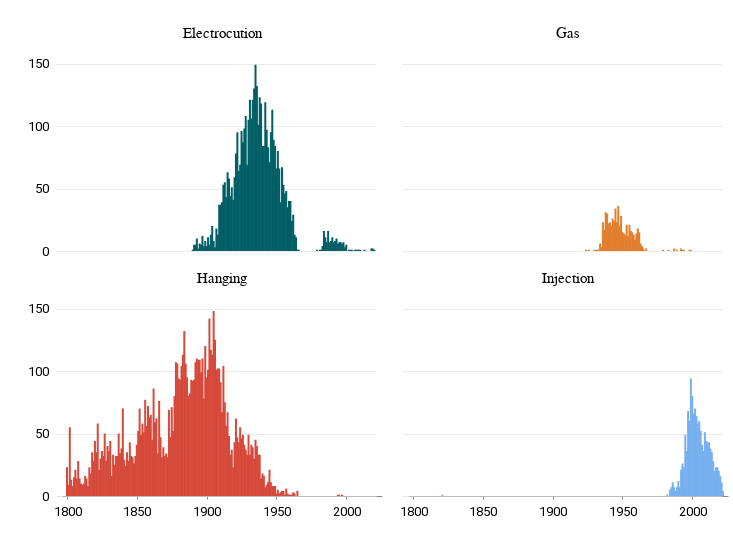

Notebook source saved alongside this figure:
### Markdown cell above
#### Large

### Code cell
alt.Chart(df_common_recent).mark_bar(size=2).encode(
    x=alt.X("year:T", title=" ", axis=alt.Axis(tickCount=5)),
    y=alt.Y("count", title=" "),
    facet=alt.Facet(
        "method_title", columns=2, title=" ", header=alt.Header(labelFontSize=15)
    ),
    color=alt.Color("method_title", title=" ", legend=None),
).properties(width=320, height=200)

### Figure 1 — Vega-Lite specification as saved in the notebook (floating-point values rounded to 4 significant figures; data arrays with more than 128 entries replaced by an {"elided": "..."} marker saying what was removed)
{"config": {"view": {"width": 800, "height": 450, "strokeOpacity": 0}, "background": "#ffffff", "title": {"anchor": "start", "font": "Summit Sans", "fontColor": "palette[\"black\"]", "fontSize": 18, "fontWeight": "normal"}, "arc": {"fill": "#00d4d8"}, "area": {"fill": "#00d4d8"}, "line": {"stroke": "#00d4d8", "strokeWidth": 3}, "path": {"stroke": "#00d4d8"}, "rect": {"fill": "#00d4d8"}, "shape": {"stroke": "#00d4d8"}, "bar": {"fill": "#00d4d8"}, "point": {"stroke": "#00d4d8"}, "symbol": {"fill": "#00d4d8", "size": 30}, "axis": {"titleFont": "Roboto", "titleFontSize": 15, "titleFontWeight": "normal", "labelFont": "Roboto, sans", "labelFontSize": 13, "labelFontWeight": "normal"}, "axisX": {"labelAngle": 0, "labelPadding": 6, "tickSize": 3, "grid": false}, "axisY": {"labelBaseline": "middle", "maxExtent": 45, "minExtent": 45, "titleAlign": "left", "titleAngle": 0, "titleX": -45, "titleY": -11, "domainOpacity": 0, "gridWidth": 0.6, "gridColor": "#dddddd", "offset": 6, "tickSize": 0, "titleColor": "#767676"}, "legend": {"titleFont": "Roboto", "titleFontSize": 15, "titleFontWeight": "normal", "symbolType": "square", "labelFont": "Roboto, sans", "labelFontSize": 13}, "range": {"category": ["#005f66", "#e37e2d", "#d64a3b", "#76b0ef", "#c1bc40"], "diverging": ["#e68a4f", "#f4bb6a", "#f9e39c", "#dadfe2", "#a6b7c6", "#849eae"], "heatmap": ["#7ff6f6", "#00eeef", "#00d4d8", "#00abb2", "#00848b", "#fbf2c7", "#00363d"], "ordinal": ["#7ff6f6", "#00eeef", "#00d4d8", "#00abb2", "#00848b", "#fbf2c7", "#00363d"], "ramp": ["#7ff6f6", "#00eeef", "#00d4d8", "#00abb2", "#00848b", "#fbf2c7", "#00363d"]}}, "data": {"name": "data-a5914e6b58877dba583f0a4ce5145c57"}, "mark": {"type": "bar", "size": 2}, "encoding": {"color": {"field": "method_title", "legend": null, "title": " ", "type": "nominal"}, "facet": {"columns": 2, "field": "method_title", "header": {"labelFontSize": 15}, "title": " ", "type": "nominal"}, "x": {"axis": {"tickCount": 5}, "field": "year", "title": " ", "type": "temporal"}, "y": {"field": "count", "title": " ", "type": "quantitative"}}, "height": 200, "width": 320, "$schema": "https://vega.github.io/schema/vega-lite/v4.17.0.json", "datasets": {"data-a5914e6b58877dba583f0a4ce5145c57": {"elided": "848 records"}}}
